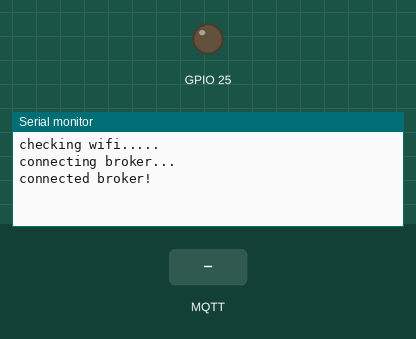
Bench run of a sketch on a simulated ESP32. Shown: output pins drawn as LEDs (lit = HIGH), the last lines printed to the serial monitor. Inputs (shaded band) come from the test bench. WiFi joins after 1.5 s; servers stay silent unless stated; no MQTT or app messages arrive unless stated.

Above: at 3.2 s.
3.3 s: MQTT message "diva/Merah" arrives on the first subscribed topic
At 4.2 s:
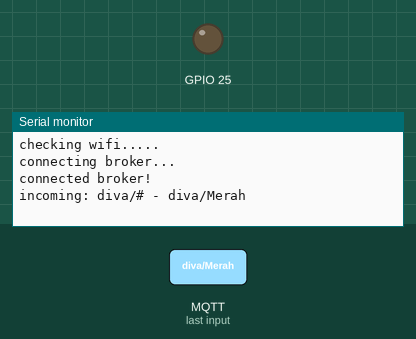
4.8 s: MQTT message "1" arrives on the first subscribed topic
At 5.3 s:
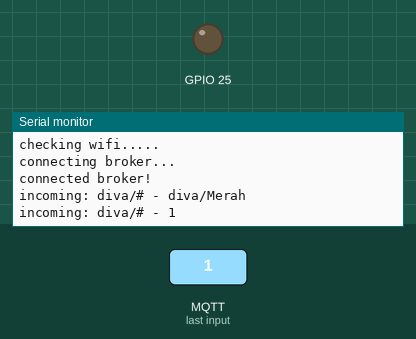
6.3 s: MQTT message "diva/Kuning" arrives on the first subscribed topic
At 7.7 s:
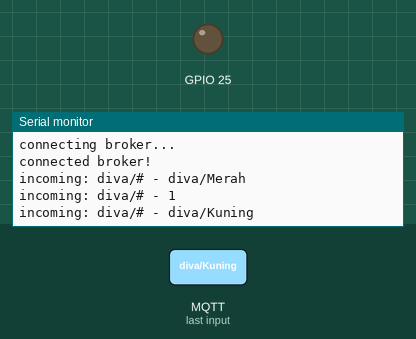

Measured:
- after the input at 3.3 s, the serial monitor: prints a new line at once (image 1)
- after the input at 4.8 s, the serial monitor: prints a new line at once (image 2)
- after the input at 6.3 s, the serial monitor: prints a new line at once (image 3)

The sketch:

sirene.ino
```cpp
#include <WiFi.h>
#include <MQTT.h>

const char ssid[] = "Galaxy";
const char pass[] = "makanmie";

WiFiClient net;
MQTTClient client;

void connect() {
  Serial.print("checking wifi...");
  while (WiFi.status() != WL_CONNECTED) {
    Serial.print(".");
    delay(1000);
  }

  Serial.print("\nconnecting broker...");
  while (!client.connect("diva-lagi")) {
    Serial.print(".");
    delay(1000);
  }

  Serial.println("\nconnected broker!");

  client.subscribe("diva/#", 1);
}

void messageReceived(String &topic, String &data) {
  Serial.println("incoming: " + topic + " - " + data);
  if(topic == "diva/Merah" && data == "1"){
    digitalWrite(25, 1);
    delay(5000);
    digitalWrite(25, 0);
  }
  if(topic == "diva/Kuning" && data == "1"){
    digitalWrite(25, 1);
    delay(4000);
    digitalWrite(25, 0);
  }
  if(topic == "diva/Hijau" && data == "1"){
    digitalWrite(25, 1);
    delay(3000);
    digitalWrite(25, 0);
  }
  if(topic == "diva/Biru" && data == "1"){
    digitalWrite(25, 1);
    delay(2000);
    digitalWrite(25, 0);
  }
  if(topic == "diva/Putih" && data == "1"){
    digitalWrite(25, 1);
    delay(1000);
    digitalWrite(25, 0);
  }
}

void setup() {
  pinMode(25, OUTPUT);
  Serial.begin(115200);
  WiFi.begin(ssid, pass);

  client.begin("broker.emqx.io", net);
  client.onMessage(messageReceived);

  connect();
}

void loop() {
  client.loop();
  delay(10);  // <- fixes some issues with WiFi stability

  if (!client.connected()) {
    connect();
  }
}
```
